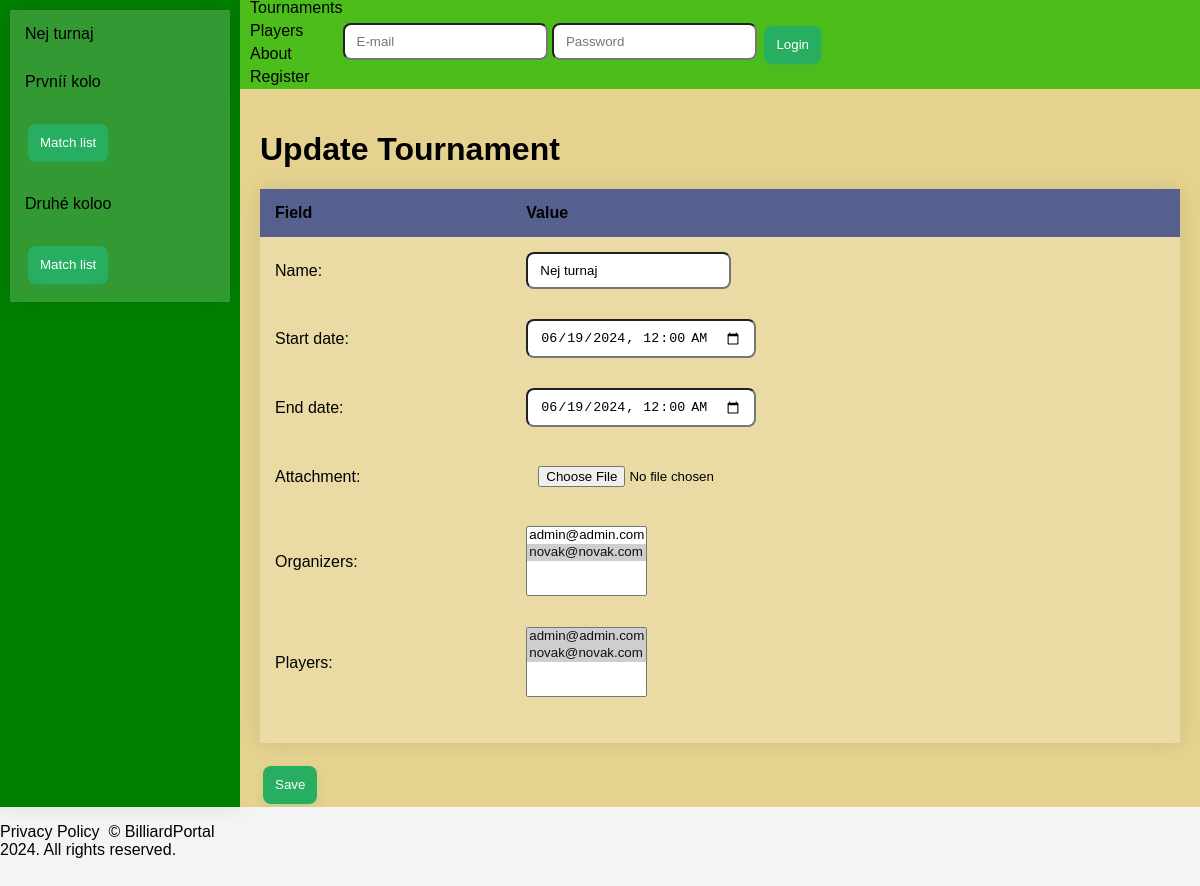
The page /tournament/1/update/ on the database as committed earlier.
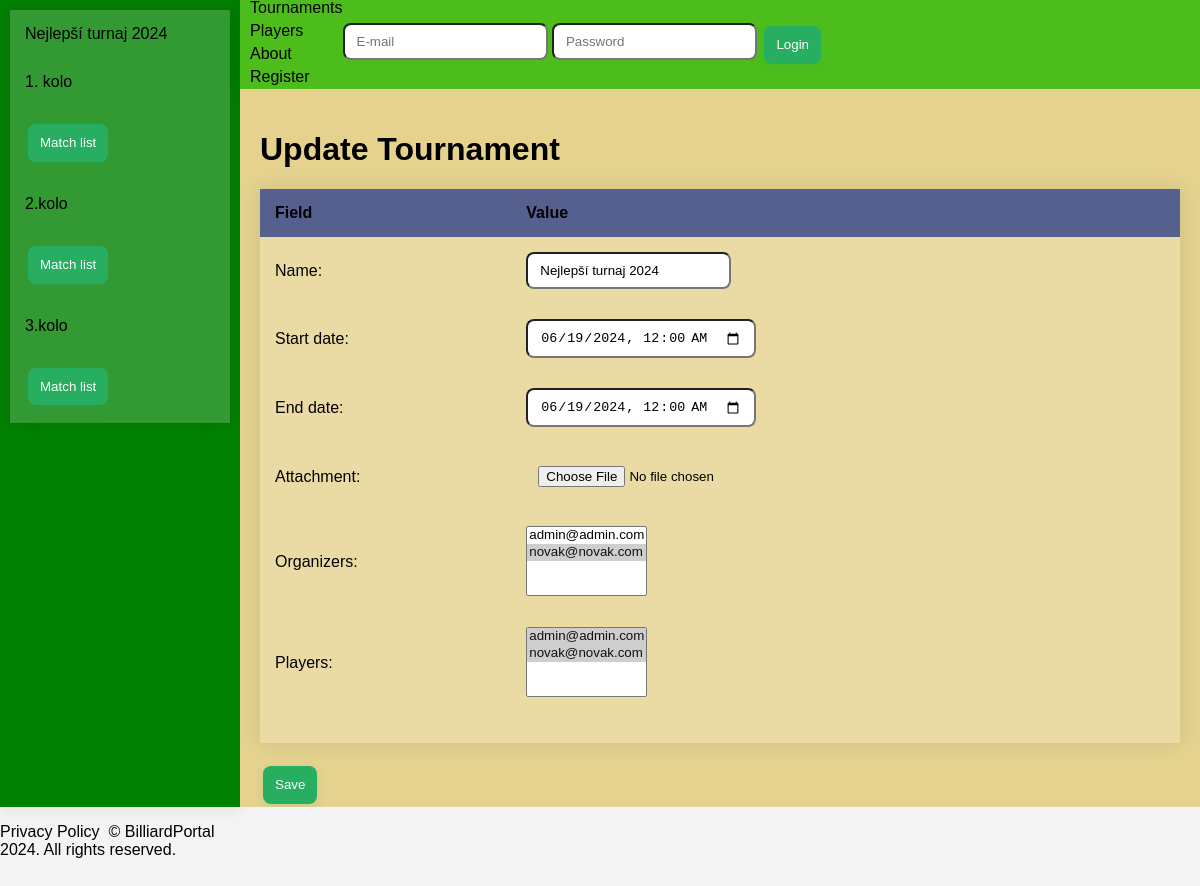
The same page on the database as committed later.
### tournaments/models.py (models this page shows, shortened)
class Tournament(models.Model):
    name = models.CharField(max_length=255)
    start_date = models.DateTimeField()
    end_date = models.DateTimeField()
    attachment = models.FileField(upload_to='attachments/', blank=True, null=True)
    organizers = models.ManyToManyField(Player, related_name='organized_tournaments')
    players = models.ManyToManyField(Player, related_name='participating_tournaments')

class Round(models.Model):
    name = models.CharField(max_length=255)
    attachment = models.FileField(upload_to='attachments/', blank=True, null=True)
    tournament = models.ForeignKey(Tournament, related_name='rounds', on_delete=models.CASCADE)

### tournaments/views.py (the view, shortened to what this page needs)
# urls.py: path('<int:tournament_pk>/update/', TournamentUpdateView.as_view(template_name="./tournament/tournament_create.html"), name='tournament_update'),
class TournamentUpdateView(ContextMixin, UpdateView):
    model = Tournament
    form_class = TournamentForm
    def get_object(self):
        return Tournament.objects.get(pk=self.kwargs['tournament_pk'])

### tournaments/forms.py
class TournamentForm(forms.ModelForm):
    class Meta:
        model = Tournament
        fields = ['name', 'start_date', 'end_date', 'attachment', 'organizers', 'players']
        widgets = {
            'start_date': forms.DateTimeInput(attrs={'type': 'datetime-local'}),
            'end_date': forms.DateTimeInput(attrs={'type': 'datetime-local'}),
        }

### templates/tournament/tournament_create.html (shortened to what this page needs)
{% extends "base.html" %}
{% block main_space %}
<form method="post" enctype="multipart/form-data">
    <h1>{{ form.instance.id|yesno:"Update Tournament,Create Tournament" }}</h1>
    <table>
        <thead>
            <tr>
                <th class="l">Field</th>
                <th class="r">Value</th>
            </tr>
        </thead>
        <tbody>
            {% for field in form %}
                <tr>
                    <td class="l">{{ field.label_tag }}</td>
                    <td class="r">{{ field }}</td>
                </tr>
            {% endfor %}
            <tr>
                <td colspan=2 class="l"></td>
            </tr>
        </tbody>
    </table>
    <button class="button-68" type="submit">Save</button>
</form>
{% endblock main_space %}

### templates/sidebar.html (shortened to what this page needs)
{% if 'update' in request.path %}
    {% url 'tournament_update' tournament.id as tournament_url %}
{% else %}
    {% url 'tournament_detail' tournament.id as tournament_url %}
{% endif %}
<nav>
    {% if tournament %}
    <table>
        <tbody>
            <tr>
                <td colspan="2"><a href="{{ tournament_url }}">{{ tournament.name }}</a></td>
            </tr>
            {% for round_item in rounds %}
                {% if 'update' in request.path %}
                    {% url 'roundmatch_update' tournament.id round_item.id as round_url %}
                {% else %}
                    {% url 'round_detail' tournament.id round_item.id as round_url %}
                {% endif %}
                <tr>
                    <td colspan="2"><a href="{{ round_url }}">{{ round_item.name }}</a></td>
                </tr>
                <tr>
                    <td><a href="{% url 'match_list' tournament.id round_item.id %}"><button class="button-68" type="button">Match list</button></a></td>
                </tr>
            {% endfor %}
        </tbody>
    </table>
    {% endif %}
</nav>

Rows that differ between the two databases and show on the page:
changed Tournament "Update Tournament": name "Nej turnaj" → "Nejlepší turnaj 2024"
changed Round: name "Prvníí kolo" → "1. kolo"
changed Round: name "Druhé koloo" → "2.kolo"
added Round: name "3.kolo"
